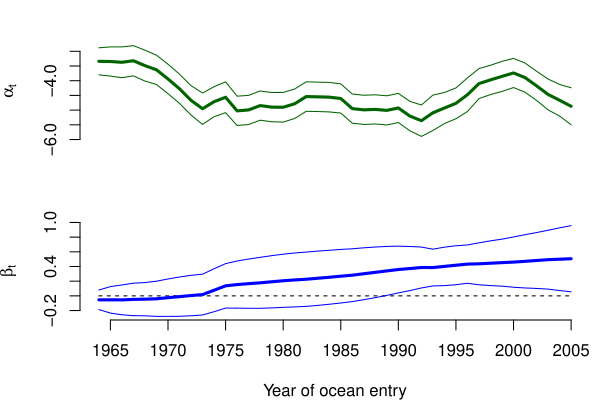

Write R code to recreate this figure.
###################################################
### code chunk number 9: Cs_07_plotdlm1
###################################################
ylabs <- c(expression(alpha[t]), expression(beta[t]))
colr <- c("darkgreen", "blue")
par(mfrow = c(m, 1), mar = c(4, 4, 0.1, 0), oma = c(0, 0, 2, 0.5))
for (i in 1:m) {
  mn <- dlm1$states[i, ]
  se <- dlm1$states.se[i, ]
  plot(years, mn,
    xlab = "", ylab = ylabs[i], bty = "n", xaxt = "n", type = "n",
    ylim = c(min(mn - 2 * se), max(mn + 2 * se))
  )
  lines(years, rep(0, TT), lty = "dashed")
  lines(years, mn, col = colr[i], lwd = 3)
  lines(years, mn + 2 * se, col = colr[i])
  lines(years, mn - 2 * se, col = colr[i])
}
axis(1, at = seq(1965, 2005, 5))
mtext("Year of ocean entry", 1, line = 3)
